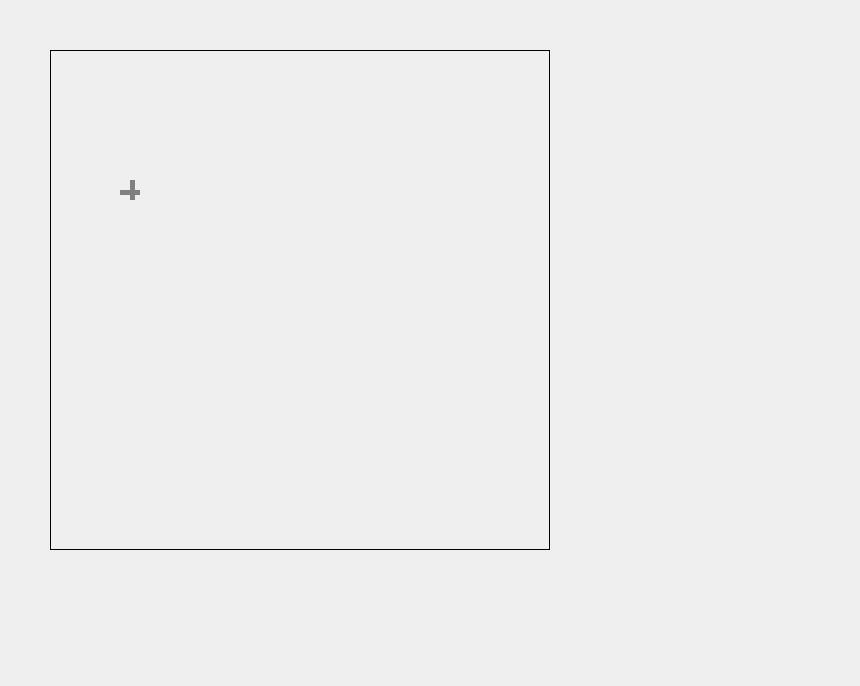
<?xml version="1.0" encoding="UTF-8"?>
<ui version="4.0">
 <class>Form</class>
 <widget class="QWidget" name="Form">
  <property name="geometry">
   <rect>
    <x>0</x>
    <y>0</y>
    <width>860</width>
    <height>686</height>
   </rect>
  </property>
  <property name="windowTitle">
   <string>Form</string>
  </property>
  <widget class="QFrame" name="frame">
   <property name="geometry">
    <rect>
     <x>50</x>
     <y>50</y>
     <width>500</width>
     <height>500</height>
    </rect>
   </property>
   <property name="styleSheet">
    <string notr="true">QFrame{border: 1px solid black;
}</string>
   </property>
   <property name="frameShape">
    <enum>QFrame::StyledPanel</enum>
   </property>
   <property name="frameShadow">
    <enum>QFrame::Raised</enum>
   </property>
   <widget class="QLabel" name="crossV">
    <property name="geometry">
     <rect>
      <x>80</x>
      <y>130</y>
      <width>5</width>
      <height>20</height>
     </rect>
    </property>
    <property name="styleSheet">
     <string notr="true">QLabel{background-color:grey;border: none;

}</string>
    </property>
    <property name="text">
     <string/>
    </property>
   </widget>
   <widget class="QLabel" name="crossH">
    <property name="geometry">
     <rect>
      <x>70</x>
      <y>140</y>
      <width>20</width>
      <height>5</height>
     </rect>
    </property>
    <property name="styleSheet">
     <string notr="true">QLabel{background-color:grey;border: none;

}</string>
    </property>
    <property name="text">
     <string/>
    </property>
   </widget>
  </widget>
 </widget>
 <resources/>
 <connections/>
</ui>
